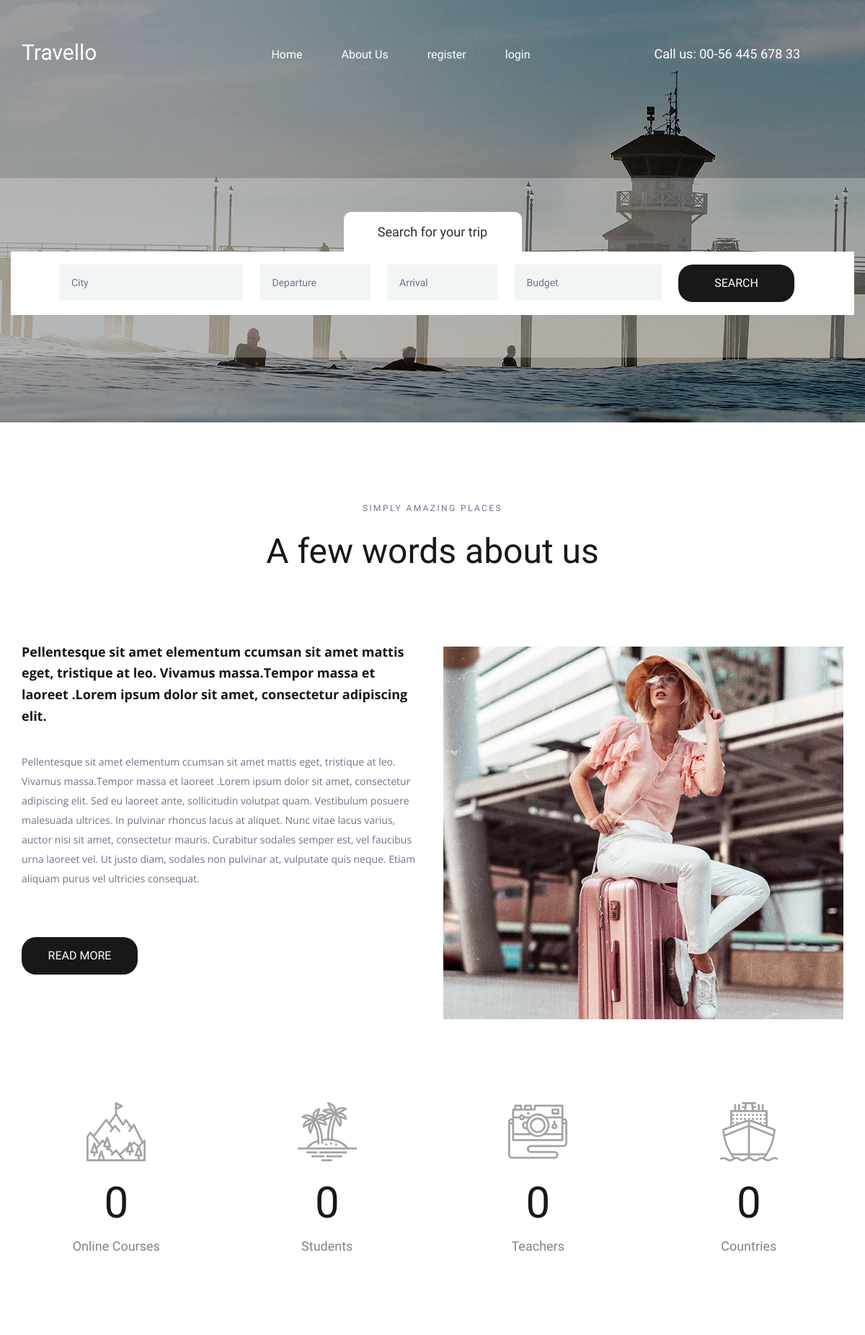
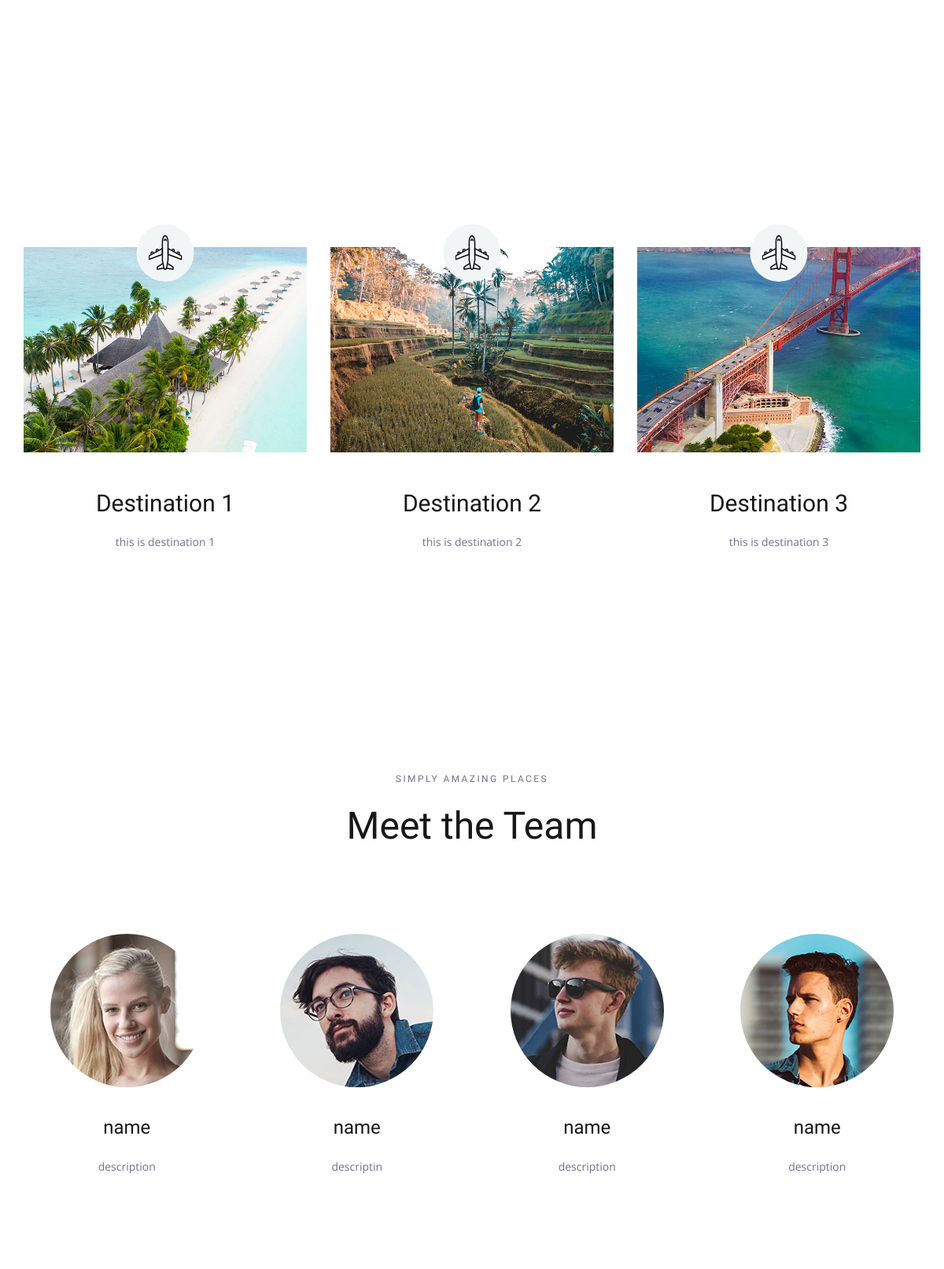
The page / (upper part) on the database its author committed (2 pictures, top to bottom).
### demoapp/models.py (models this page shows, shortened)
class place(models.Model):
    name=models.CharField(max_length=250)
    img=models.ImageField(upload_to='pics')
    desc=models.TextField()

class team(models.Model):
    name=models.CharField(max_length=250)
    img=models.ImageField(upload_to='pics')
    desc=models.TextField()

### demoapp/views.py (the view)
# urls.py: 2. Add a URL to urlpatterns:  path('', views.home, name='home')
def home(request):
    obj=place.objects.all()
    obj1 = team.objects.all()
    return render(request,'index.html',{'result': obj,'res':obj1})

### templates/index.html (shortened to what this page needs)
{% load static %}
<!DOCTYPE html>
<html lang="en">
<head>
<link rel="stylesheet" type="text/css" href="{% static 'styles/bootstrap4/bootstrap.min.css'%}">
<link href="{% static 'plugins/font-awesome-4.7.0/css/font-awesome.min.css'%}" rel="stylesheet" type="text/css">
<link rel="stylesheet" type="text/css" href="{% static 'plugins/OwlCarousel2-2.2.1/owl.carousel.css'%}">
<link rel="stylesheet" type="text/css" href="{% static 'plugins/OwlCarousel2-2.2.1/owl.theme.default.css'%}">
<link rel="stylesheet" type="text/css" href="{% static 'plugins/OwlCarousel2-2.2.1/animate.css'%}">
<link rel="stylesheet" type="text/css" href="{% static 'styles/about.css'%}">
<link rel="stylesheet" type="text/css" href="{% static 'styles/about_responsive.css'%}">
</head>
<body>
<div class="super_container">
	<header class="header">
		<div class="container">
			<div class="row">
				<div class="col">
					<div class="header_content d-flex flex-row align-items-center justify-content-start">
						<div class="header_content_inner d-flex flex-row align-items-end justify-content-start">
							<div class="logo"><a href="{% url 'demoapp:home' %}">Travello</a></div>
							<nav class="main_nav">
								<ul class="d-flex flex-row align-items-start justify-content-start">
									<li><a href="{% url 'demoapp:home' %}">Home</a></li>
									<li class="" onclick="scrollToClass()"><a href="#">About Us</a></li>
									{% if user.is_authenticated %}
									<li>hello{{user.username}}</li>
									<li><a href="demoapp2/logout">logout</a></li>
									{% else %}
									<li><a href="demoapp2/register">register</a></li>
									<li><a href="demoapp2/login">login</a></li>
									{% endif %}
								</ul>
							</nav>
							<div class="header_phone ml-auto">Call us: 00-56 445 678 33</div>
						</div>
					</div>
				</div>
			</div>
		</div>
	</header>
	<div class="home">
		<div class="background_image" style="background-image:url({% static 'images/about.jpg'  %})"></div>
	</div>
	<div class="home_search">
		<div class="container">
			<div class="row">
				<div class="col">
					<div class="home_search_container">
						<div class="home_search_title">Search for your trip</div>
						<div class="home_search_content">
							<form action="#" class="home_search_form" id="home_search_form">
								<div class="d-flex flex-lg-row flex-column align-items-start justify-content-lg-between justify-content-start">
									<input type="text" class="search_input search_input_1" placeholder="City" required="required">
									<input type="text" class="search_input search_input_2" placeholder="Departure" required="required">
									<input type="text" class="search_input search_input_3" placeholder="Arrival" required="required">
									<input type="text" class="search_input search_input_4" placeholder="Budget" required="required">
									<button class="home_search_button">search</button>
								</div>
							</form>
						</div>
					</div>
				</div>
			</div>
		</div>
	</div>
	<div class="about">
		<div class="container">
			<div class="row">
				<div class="col text-center">
					<div class="section_subtitle">simply amazing places</div>
					<div class="section_title"><h2>A few words about us</h2></div>
				</div>
			</div>
			<div class="row about_row">
				<div class="col-lg-6">
					<div class="about_content">
						<div class="text_highlight">Pellentesque sit amet elementum ccumsan sit amet mattis eget, tristique at leo. Vivamus massa.Tempor massa et laoreet .Lorem ipsum dolor sit amet, consectetur adipiscing elit.</div>
						<div class="about_text">
							<p>Pellentesque sit amet elementum ccumsan sit amet mattis eget, tristique at leo. Vivamus massa.Tempor massa et laoreet .Lorem ipsum dolor sit amet, consectetur adipiscing elit. Sed eu laoreet ante, sollicitudin volutpat quam. Vestibulum posuere malesuada ultrices. In pulvinar rhoncus lacus at aliquet. Nunc vitae lacus varius, auctor nisi sit amet, consectetur mauris. Curabitur sodales semper est, vel faucibus urna laoreet vel. Ut justo diam, sodales non pulvinar at, vulputate quis neque. Etiam aliquam purus vel ultricies consequat.</p>
						</div>
						<div class="button about_button"><a href="#">read more</a></div>
					</div>
				</div>
				<div class="col-lg-6">
					<div class="about_image"><img src="{% static 'images/about_1.jpg'%}" alt=""></div>
				</div>
			</div>
		</div>
	</div>
	<div class="milestones">
		<div class="container">
			<div class="row">
				<div class="col-lg-3 milestone_col">
					<div class="milestone text-center">
						<div class="milestone_icon"><img src="{% static 'images/mountain.svg'%}" alt=""></div>
						<div class="milestone_counter" data-end-value="17">0</div>
						<div class="milestone_text">Online Courses</div>
					</div>
				</div>
				<div class="col-lg-3 milestone_col">
					<div class="milestone text-center">
						<div class="milestone_icon"><img src="{% static 'images/island.svg'%}" alt=""></div>
						<div class="milestone_counter" data-end-value="213">0</div>
						<div class="milestone_text">Students</div>
					</div>
				</div>
				<div class="col-lg-3 milestone_col">
					<div class="milestone text-center">
						<div class="milestone_icon"><img src="{% static 'images/camera.svg'%}" alt=""></div>
						<div class="milestone_counter" data-end-value="11923">0</div>
						<div class="milestone_text">Teachers</div>
					</div>
				</div>
				<div class="col-lg-3 milestone_col">
					<div class="milestone text-center">
						<div class="milestone_icon"><img src="{% static 'images/boat.svg'%}" alt=""></div>
						<div class="milestone_counter" data-end-value="15">0</div>
						<div class="milestone_text">Countries</div>
					</div>
				</div>
			</div>
		</div>
	</div>
	<div class="why">
		<div class="parallax_background parallax-window" data-parallax="scroll" data-image-src="{% static 'images/why.jpg'%}" data-speed="0.8"></div>
		<div class="container">
			<div class="row">
				<div class="col text-center">
					<div class="section_subtitle">simply amazing places</div>
					<div class="section_title"><h2>Why choose us?</h2></div>
				</div>
			</div>
			<div class="row why_row">
				{% for i in result %}
				<div class="col-lg-4 why_col">
					<div class="why_item">
						<div class="why_image">
							<img src="{{i.img.url}}" alt="">
							<div class="why_icon d-flex flex-column align-items-center justify-content-center">
								<img src="{% static 'images/why_1.svg'%}" alt="">
							</div>
						</div>
						<div class="why_content text-center">
							<div class="why_title">{{i.name}}</div>
							<div class="why_text">
								<p>{{i.desc}}</p>
							</div>
						</div>
					</div>
				</div>
				{% endfor %}
			</div>
		</div>
	</div>
	<div class="team">
		<div class="container">
			<div class="row">
				<div class="col text-center">
					<div class="section_subtitle">simply amazing places</div>
					<div class="section_title"><h2>Meet the Team</h2></div>
				</div>
			</div>
			<div class="row team_row">
				{% for i in res %}
				<div class="col-xl-3 col-md-6 team_col">
					<div class="team_item d-flex flex-column align-items-center justify-content-start text-center">
						<div class="team_image"><img src="{{i.img.url}}" alt=""></div>
						<div class="team_content">
							<div class="team_title"><a href="#">{{i.name}}</a></div>
							<div class="team_text">
								<p>{{i.desc}}</p>
							</div>
						</div>
					</div>
				</div>
				{% endfor %}
			</div>
		</div>
	</div>
</div>
</body>
</html>

### rows shown on the page
place: img (picture), name "Destination 1", desc "this is destination 1"
place: img (picture), name "Destination 2", desc "this is destination 2"
place: img (picture), name "Destination 3", desc "this is destination 3"
team: img (picture), name "name", desc "description"
team: img (picture), name "name", desc "descriptin"
team: img (picture), name "name", desc "description"
team: img (picture), name "name", desc "description"
